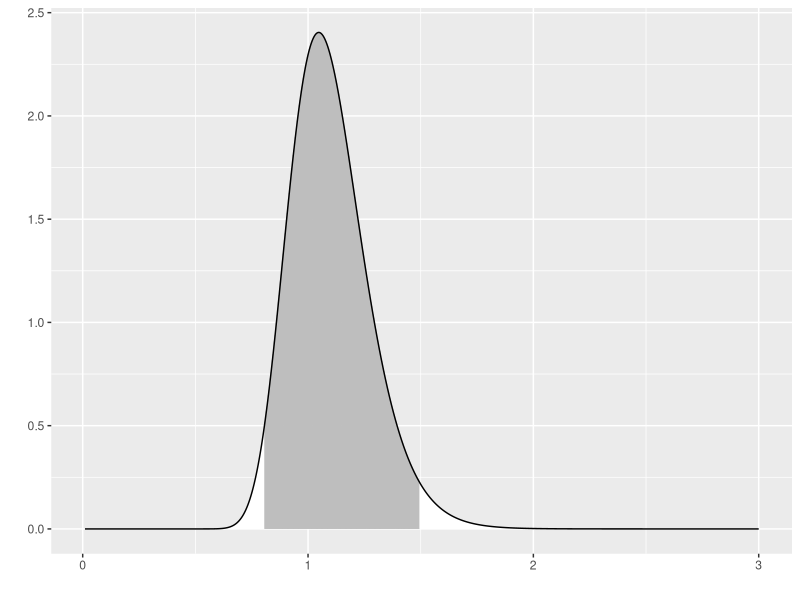
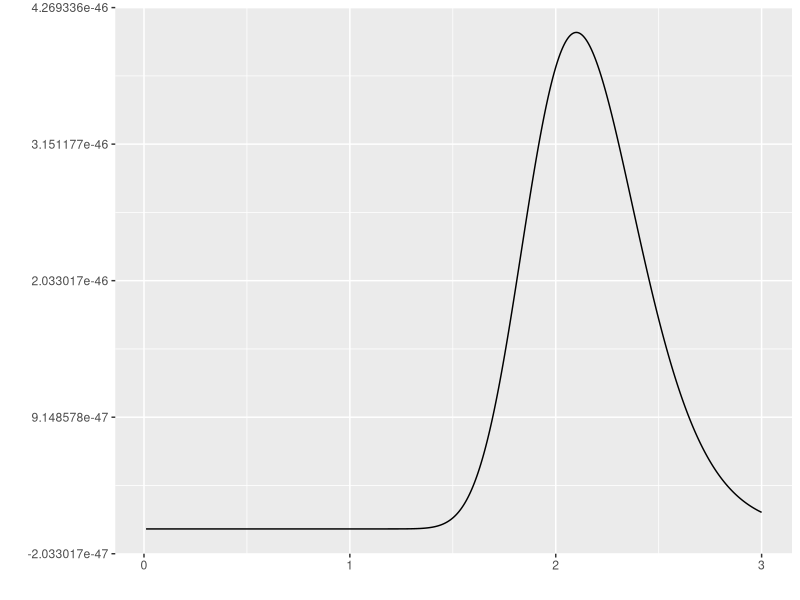
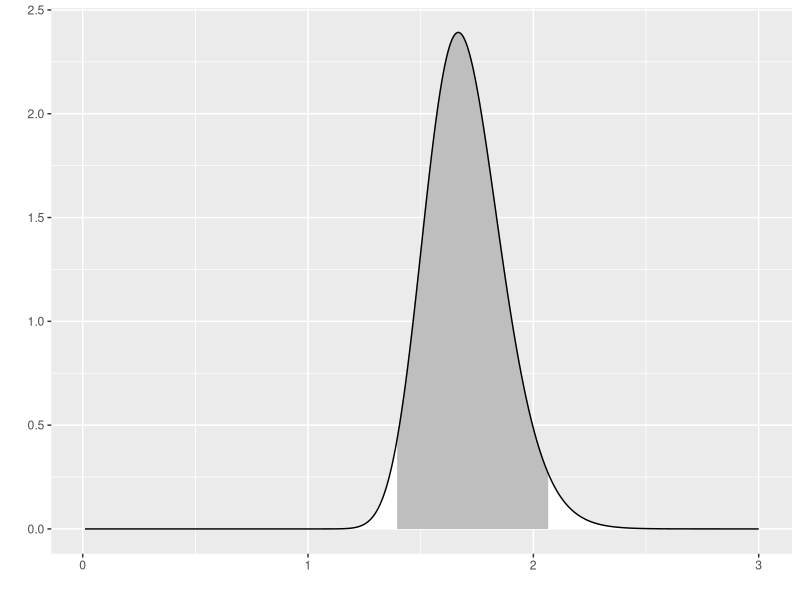
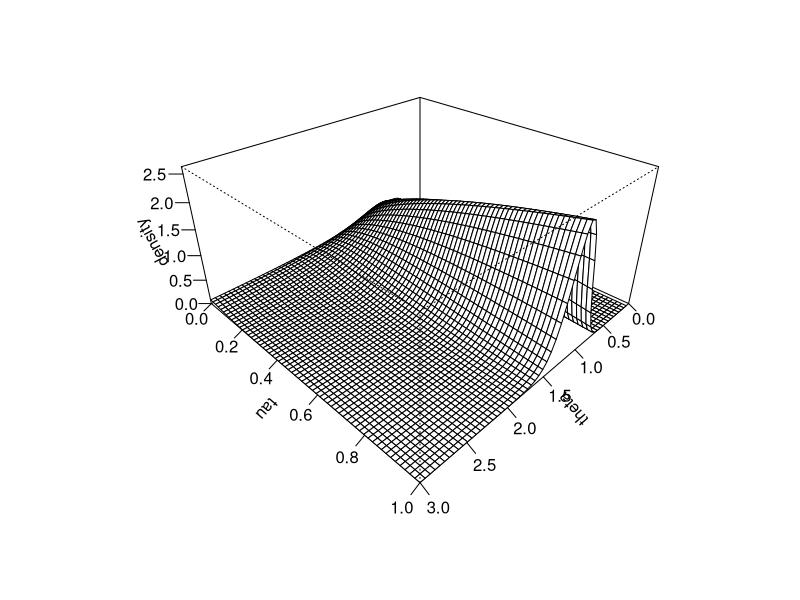
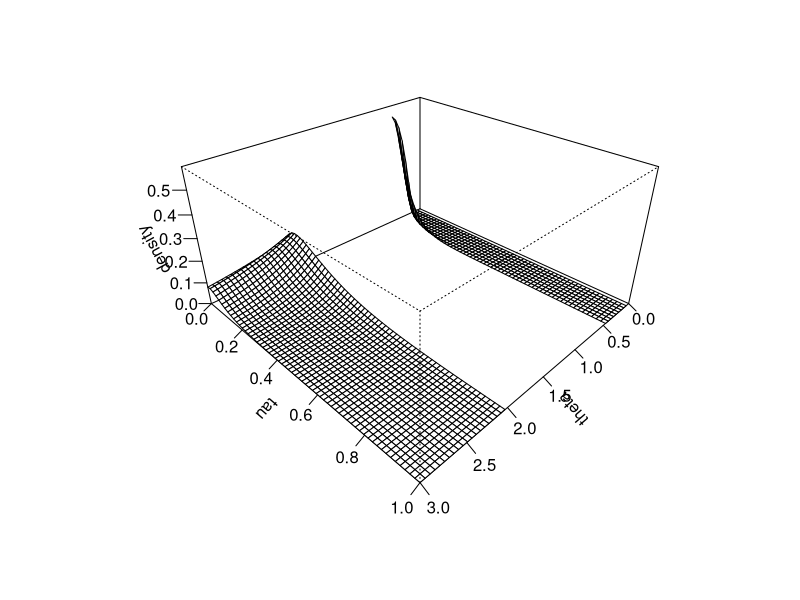
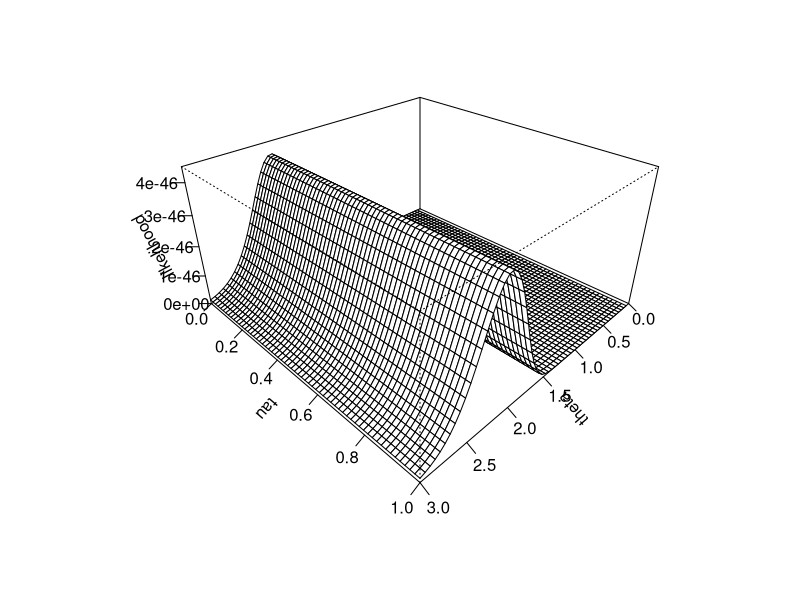
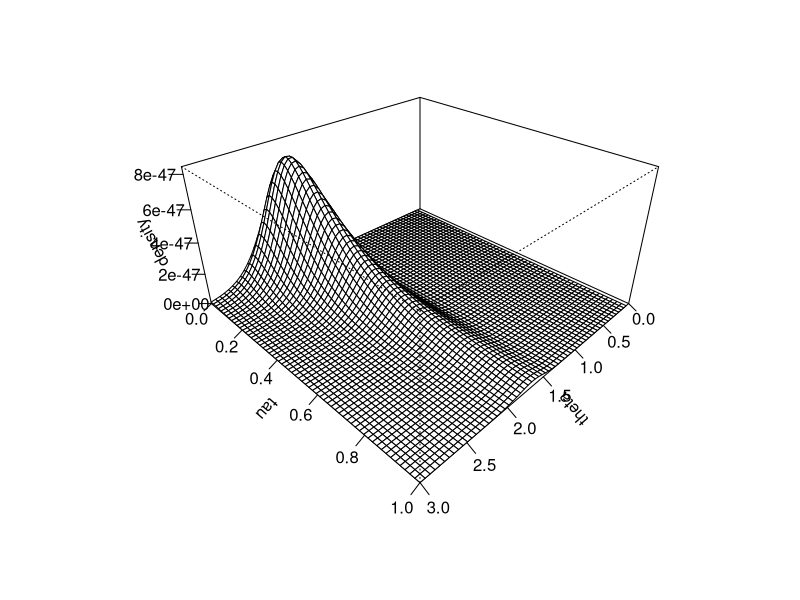
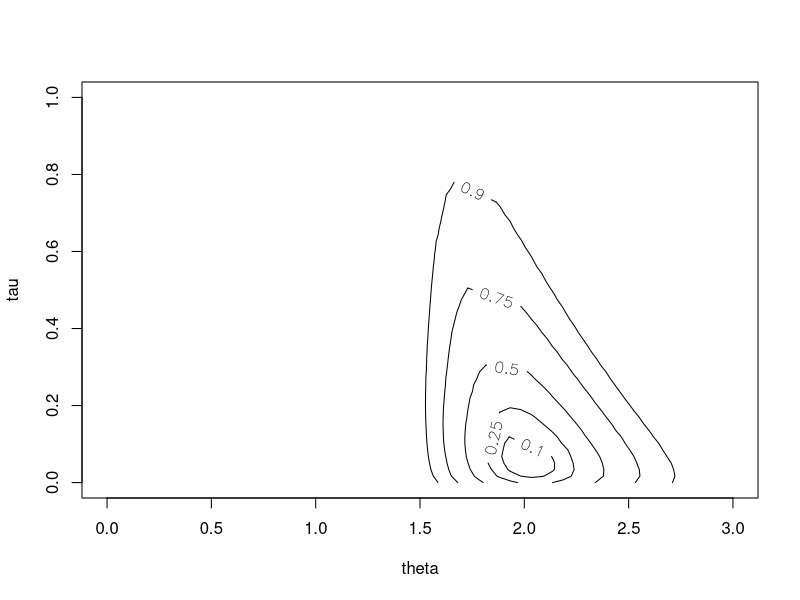

These charts were generated, in order, by the following R code:
## ---- chunk 1
suppressMessages(suppressWarnings(library(MASS)))
suppressMessages(suppressWarnings(library(tidyverse)))
knitr::opts_chunk$set(echo=TRUE, fig.width=8, fig.height=2)
## ---- chunk 2
x_max <- 3

a0 <- 41
b0 <- 44

n <- 60
xbar <- 2.1

a1 <- a0 + n
b1 <- b0 + n*xbar

posterior_alpha <- a0+n
posterior_beta <- b0+n*xbar

x_grid <- seq(0.01, x_max, length=1000)

f <- function(x, theta) {
  theta^(-1) * 
    exp(-x/theta)
}

g <- function(theta, alpha, beta) {
  beta^alpha/gamma(alpha) *
    theta^(-alpha-1) * 
    exp(-beta/theta)
}

prior05 <- 1/qgamma(c(0.975), a0, b0) 
prior95 <- 1/qgamma(c(0.025), a0, b0) 

post05 <- 1/qgamma(c(0.975), a1, b1) 
post95 <- 1/qgamma(c(0.025), a1, b1) 

## ---- chunk 3
g_grid <- g(x_grid, a0, b0)
outside <- x_grid < prior05 | x_grid > prior95
x_color <- 
  ifelse(outside, "white", "gray")
data.frame(x=x_grid, y=g_grid) %>%
  ggplot(aes(x, y)) +
    geom_segment(aes(xend=x, yend=0), color=x_color) +
    geom_line() + xlab(" ") + ylab(" ")
## ---- chunk 4
f_grid <- f(xbar, x_grid)^n
x_color <- "white"
data.frame(x=x_grid, y=f_grid) %>%
  ggplot(aes(x, y)) +
    geom_line() + xlab(" ") + ylab(" ")
## ---- chunk 5
h_grid <- g(x_grid, a1, b1)
outside <- x_grid < post05 | x_grid > post95
x_color <- 
  ifelse(outside, "white", "gray")
data.frame(x=x_grid, y=h_grid) %>%
  ggplot(aes(x, y)) +
    geom_segment(aes(xend=x_grid, yend=0), color=x_color) +
    geom_line() + xlab(" ") + ylab(" ")
## ---- chunk 6
knitr::opts_chunk$set(echo=TRUE, fig.width=8, fig.height=8)
## ---- chunk 7
tau_grid <- seq(0, 1, length=60)
theta_grid <- seq(0, x_max, length=60)


gstar <- function(theta, tau) {g(theta, tau*(a0-1)+1, tau*(b0-1)+1)}
density <- outer(theta_grid, tau_grid, gstar)
op <- par(bg = "white")
z_max <- max(density, na.rm=TRUE)
persp(
  theta_grid, 
  tau_grid, 
  density, 
  zlim=c(0, 1.1*z_max),
  xlab="theta",
  ylab="tau",
  theta = 135, 
  phi = 30, 
  expand=0.5,
  ticktype="detailed")
## ---- chunk 8
density <- outer(theta_grid, tau_grid, gstar)
density[11:40, ] <- NA
op <- par(bg = "white")
z_max <- max(density, na.rm=TRUE)
persp(
  theta_grid, 
  tau_grid, 
  density, 
  zlim=c(0, 1.1*z_max),
  xlab="theta",
  ylab="tau",
  theta = 135, 
  phi = 30, 
  expand=0.5,
  ticktype="detailed")
## ---- chunk 9
tau_grid <- seq(0, 1, length=60)
theta_grid <- seq(0, x_max, length=60)


fstar <- function(theta, tau) {f(xbar, theta)^n}
likelihood <- outer(theta_grid, tau_grid, fstar)
z_max <- max(likelihood, na.rm=TRUE)
persp(
  theta_grid, 
  tau_grid, 
  likelihood, 
  zlim=c(0, 1.1*z_max),
  xlab="theta",
  ylab="tau",
  theta = 135, 
  phi = 30, 
  expand=0.5,
  ticktype="detailed")
## ---- chunk 10
tau_grid <- seq(0, 1, length=60)
theta_grid <- seq(0, x_max, length=60)


hstar <- function(theta, tau) {g(theta, tau*(a0-1)+1, tau*(b0-1)+1)*f(xbar, theta)^n}
density <- outer(theta_grid, tau_grid, hstar)
z_max <- max(density, na.rm=TRUE)
persp(
  theta_grid, 
  tau_grid, 
  density, 
  zlim=c(0, 1.1*z_max),
  xlab="theta",
  ylab="tau",
  theta = 135, 
  phi = 30, 
  expand=0.5,
  ticktype="detailed")
## ---- chunk 11
density <- density / sum(density, na.rm=TRUE)
density %>%
  as.vector %>%
  sort %>%
  rev -> sorted_density
cumulative_p <- 0
for (p in sorted_density) {
  cumulative_p <- p + cumulative_p
  density[density==p] <- cumulative_p
}
contour(
  theta_grid, 
  tau_grid, 
  density,
  labcex=1,
  levels=c(10, 25, 50, 75, 90)/100,
  xlab="theta",
  ylab="tau")
